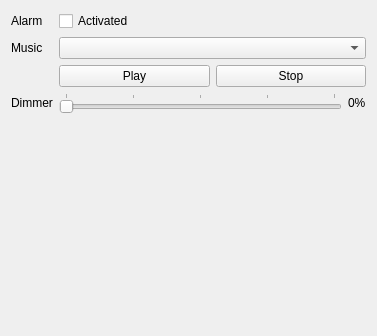
<?xml version="1.0" encoding="UTF-8"?>
<ui version="4.0">
 <class>CommodoreHomeForm</class>
 <widget class="QWidget" name="CommodoreHomeForm">
  <property name="geometry">
   <rect>
    <x>0</x>
    <y>0</y>
    <width>377</width>
    <height>336</height>
   </rect>
  </property>
  <property name="windowTitle">
   <string>Form</string>
  </property>
  <layout class="QFormLayout" name="formLayout">
   <item row="0" column="0">
    <widget class="QLabel" name="label_alarm">
     <property name="text">
      <string>Alarm</string>
     </property>
    </widget>
   </item>
   <item row="0" column="1">
    <widget class="QCheckBox" name="checkBox_alarm">
     <property name="text">
      <string>Activated</string>
     </property>
    </widget>
   </item>
   <item row="2" column="0">
    <widget class="QLabel" name="label_music">
     <property name="text">
      <string>Music</string>
     </property>
    </widget>
   </item>
   <item row="2" column="1">
    <widget class="QComboBox" name="comboBox_music">
     <property name="maxVisibleItems">
      <number>8</number>
     </property>
    </widget>
   </item>
   <item row="4" column="0">
    <widget class="QLabel" name="label">
     <property name="text">
      <string>Dimmer</string>
     </property>
    </widget>
   </item>
   <item row="4" column="1">
    <layout class="QHBoxLayout" name="horizontalLayout" stretch="0,0">
     <item>
      <widget class="QSlider" name="horizontalSlider_dimmer">
       <property name="maximum">
        <number>100</number>
       </property>
       <property name="singleStep">
        <number>25</number>
       </property>
       <property name="pageStep">
        <number>25</number>
       </property>
       <property name="orientation">
        <enum>Qt::Horizontal</enum>
       </property>
       <property name="tickPosition">
        <enum>QSlider::TicksAbove</enum>
       </property>
       <property name="tickInterval">
        <number>25</number>
       </property>
      </widget>
     </item>
     <item>
      <widget class="QLabel" name="label_dimmer">
       <property name="text">
        <string>0%</string>
       </property>
      </widget>
     </item>
    </layout>
   </item>
   <item row="3" column="1">
    <layout class="QHBoxLayout" name="horizontalLayout_2">
     <item>
      <widget class="QPushButton" name="pushButton_play">
       <property name="text">
        <string>Play</string>
       </property>
      </widget>
     </item>
     <item>
      <widget class="QPushButton" name="pushButton_stop">
       <property name="text">
        <string>Stop</string>
       </property>
      </widget>
     </item>
    </layout>
   </item>
  </layout>
 </widget>
 <resources/>
 <connections/>
</ui>
